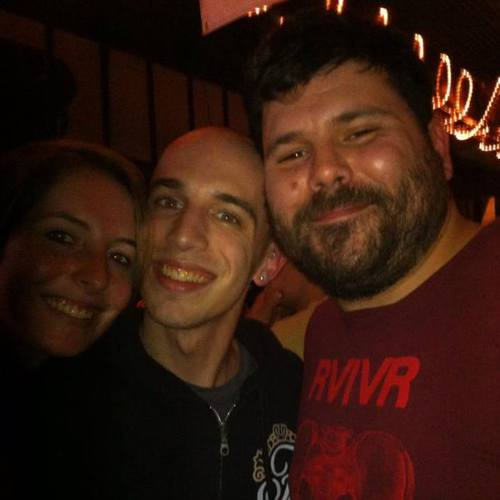
#> input picture pyImageSearch/iron_chic.jpg, 500 x 500 px, given in place of the camera
$ python livePerspectiveCorrection.py
#> lines starting #> are read from the running program, lines starting #| are printed output that depends on the picture; after the words box and inside, x2 and y2 are one past the last pixel; in counts of white or black regions, pixels touching at a corner belong together
'''
This sample demonstrates object recognition.
Usage:
  liveObjectRecognition.py --size matrixSize
'''

import cv2 as cv
import numpy as np
from scipy.spatial import distance

# set up video capture
cap = cv.VideoCapture(0)

dst = np.float32([(0, 0),
                  (640, 0),
                  (640, 480),
                  (0, 480)])

def sortpts_clockwise(A):
    # Sort A based on Y(col-2) coordinates
    sortedAc2 = A[np.argsort(A[:,1]),:]

    # Get top two and bottom two points
    top2 = sortedAc2[0:2,:]
    bottom2 = sortedAc2[2:,:]

    # Sort top2 points to have the first row as the top-left one
    sortedtop2c1 = top2[np.argsort(top2[:,0]),:]
    top_left = sortedtop2c1[0,:]

    # Use top left point as pivot & calculate sq-euclidean dist against
    # bottom2 points & thus get bottom-right, bottom-left sequentially
    sqdists = distance.cdist(top_left[None], bottom2, 'sqeuclidean')
    rest2 = bottom2[np.argsort(np.max(sqdists,0))[::-1],:]

    # Concatenate all these points for the final output
    return np.concatenate((sortedtop2c1,rest2),axis =0)

# read a frame from video capture device (convert to grayscale for simplicity)
while True:
    flag, img = cap.read()
#> img is the input picture: shape (500, 500, 3); mean B, G, R 15.3, 25.8, 52.9
    #cv.imshow('image', img)
    h, w = img.shape[:2]
#> h = 500; w = 500

    gray = cv.cvtColor(img, cv.COLOR_BGR2GRAY)
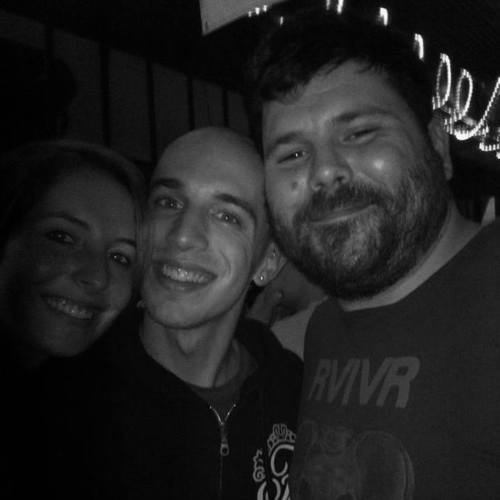
#> gray: shape (500, 500); min 0, max 252, mean 32.7
    gray = np.float32(gray)

    corners = cv.goodFeaturesToTrack(gray, 4, 0.005, 200)
#> corners = [[257, 13], [494, 145], [115, 256], [292, 448]]
    corners = np.int0(corners)

    src = []
    cnt = 0
    for i in corners:
        cnt = cnt + 1
        x, y = i.ravel()
        src.append([x, y])
        cv.circle(img, (x, y), 3, (0, 0, 255), -1)
#> this loop made 4 passes
#> img: shape (500, 500, 3); 0.05% of pixels changed, all inside (x1, y1, x2, y2) = (112, 10, 498, 452)
#> after the loop, cnt = 4; src = [[257, 13], [494, 145], [115, 256], [292, 448]]

    cv.imshow('corners', img)

    # only unwarp the image if we found 4 corners
    if cnt == 4:
        src = np.float32(src)
        src = sortpts_clockwise(src)
#> in sortpts_clockwise, `top2 = sortedAc2[0:2,:]`: top2 = [[257, 13], [494, 145]]
#> in sortpts_clockwise, `bottom2 = sortedAc2[2:,:]`: bottom2 = [[115, 256], [292, 448]]
#> in sortpts_clockwise, `sortedtop2c1 = top2[np.argsort(top2[:,0]),:]`: sortedtop2c1 = [[257, 13], [494, 145]]
#> in sortpts_clockwise, `top_left = sortedtop2c1[0,:]`: top_left = [257, 13]
#> in sortpts_clockwise, `sqdists = distance.cdist(top_left[None], bottom2, 'sqeuclidean')`: sqdists = [[79213, 190450]]
#> in sortpts_clockwise, `rest2 = bottom2[np.argsort(np.max(sqdists,0))[::-1],:]`: rest2 = [[292, 448], [115, 256]]
#> src = [[257, 13], [494, 145], [292, 448], [115, 256]]

        # use cv2.getPerspectiveTransform() to get M, the transform matrix, and Minv, the inverse
        M = cv.getPerspectiveTransform(src, dst)
#> M = [[3.77, 2.21, -998.8], [-1.1, 1.97, 256.4], [0.00156, 0.000557, 1]]
        # use cv2.warpPerspective() to warp your image to a top-down view
        warped = cv.warpPerspective(img, M, (w, h), flags=cv.INTER_LINEAR)
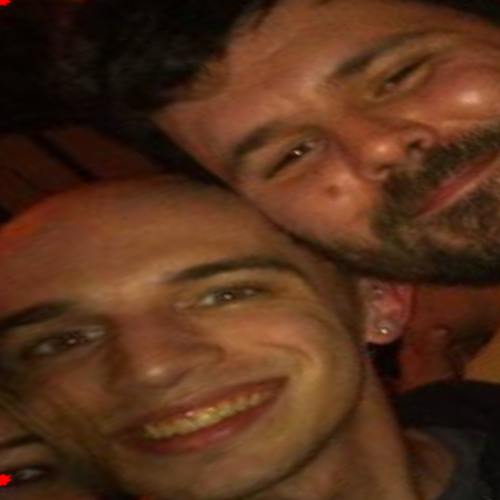
#> warped: shape (500, 500, 3); mean B, G, R 27, 48.9, 85.4

        cv.imshow("Corrected", cv.resize(warped, (0,0), fx=1, fy=1))

    ch = cv.waitKey(5)
#> (key Esc is pressed here)
    if ch == 27:
        break

cv.destroyAllWindows()

$ run again, on pyImageSearch/rooster.jpg
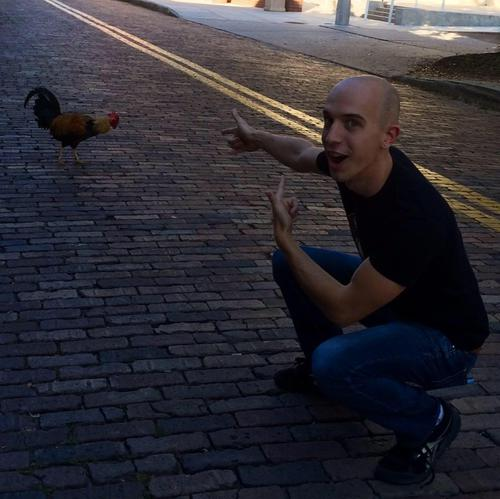
#> input picture pyImageSearch/rooster.jpg, 500 x 499 px, given in place of the camera
#> img is the input picture: shape (499, 500, 3); mean B, G, R 52.8, 45.3, 47.5
#> `gray = cv.cvtColor(img, cv.COLOR_BGR2GRAY)`:
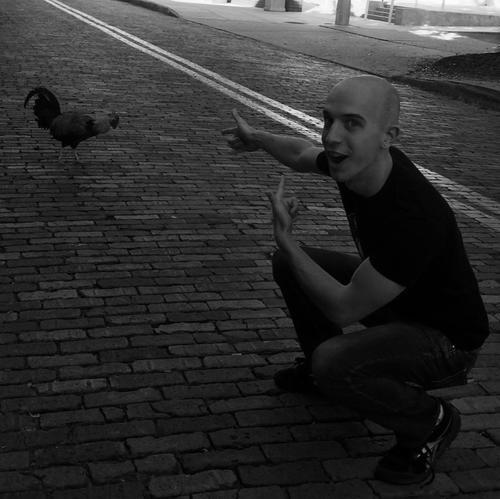
#> gray: shape (499, 500); min 0, max 253, mean 46.8
#> corners = [[227, 1], [453, 346], [271, 254], [440, 35]]
#> the loop `for i in corners:` made 4 passes
#> after the loop `for i in corners:`: cnt = 4; src = [[227, 1], [453, 346], [271, 254], [440, 35]]
#> sortedAc2 = [[227, 1], [440, 35], [271, 254], [453, 346]]
#> top2 = [[227, 1], [440, 35]]
#> bottom2 = [[271, 254], [453, 346]]
#> sortedtop2c1 = [[227, 1], [440, 35]]
#> top_left = [227, 1]
#> sqdists = [[65945, 170101]]
#> rest2 = [[453, 346], [271, 254]]
#> `src = sortpts_clockwise(src)`: src = [[227, 1], [440, 35], [453, 346], [271, 254]]
#> M = [[6.5, -1.13, -1473.3], [-0.418, 2.62, 92.24], [0.00262, -0.00145, 1]]
#> `warped = cv.warpPerspective(img, M, (w, h), flags=cv.INTER_LINEAR)`:
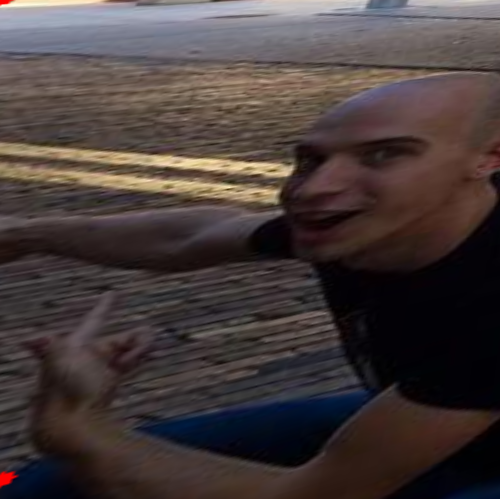
#> warped: shape (499, 500, 3); mean B, G, R 58.7, 59.6, 70.1
